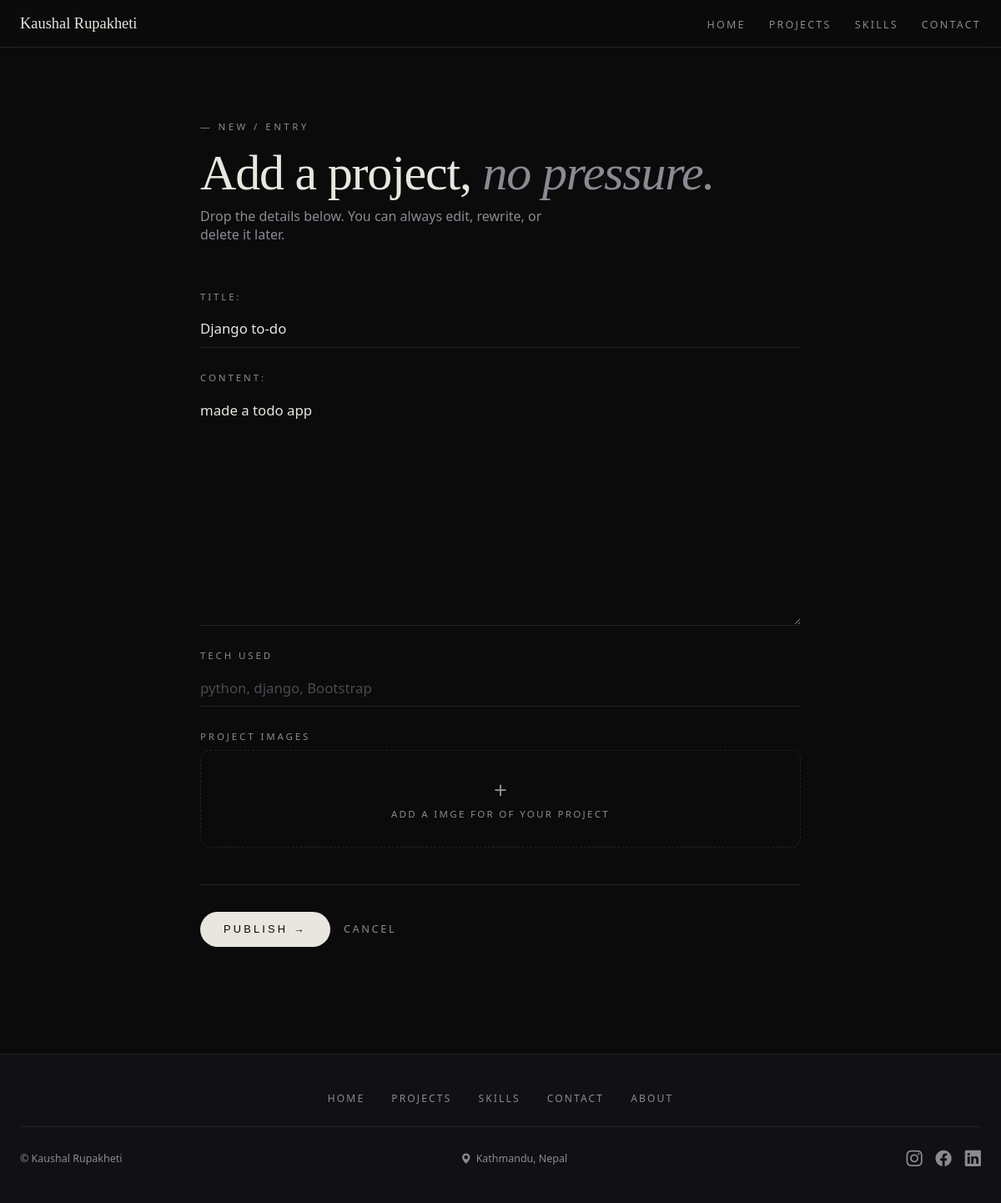
Page /portfolio_pages/2/edit_project/ (signed in) on the earlier database version.
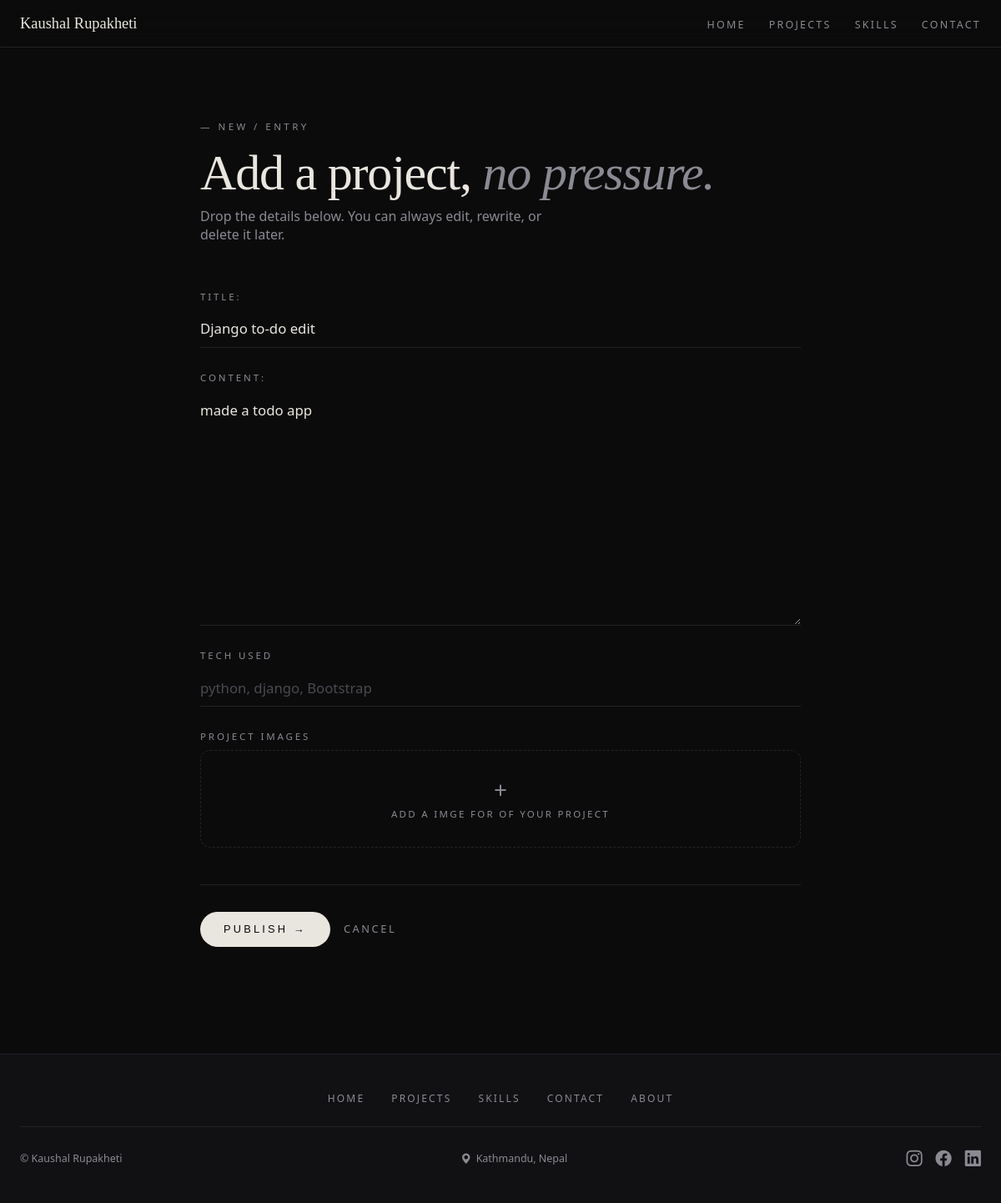
Same page on the later database version.
### portfolio_pages/models.py (models this page shows, shortened)
class MY_Project(models.Model):
    user = models.ForeignKey(User, on_delete=models.CASCADE, default = 1)
    title = models.CharField(max_length=100)
    content = models.TextField(max_length=240)
    created_at = models.DateTimeField(auto_now_add=True)  # fix: auto_now_add for created
    updated_at = models.DateTimeField(auto_now=True)

### portfolio_pages/views.py (the view)
# urls.py: path('<int:project_id>/edit_project/', views.edit_project, name = 'edit_project' ),
def edit_project(request, project_id):
    project = get_object_or_404(MY_Project, pk=project_id, user = request.user)
    if request.method == "POST":
        form = Add_ProjectForm(request.POST, request.FILES, instance= project)
        if form.is_valid():
            project = form.save(commit=False)
            project.user = request.user
            project.save()
            tech = request.POST.get("tech_stack")
            if tech:
                for techs in tech.split(","):
                    techs = techs.strip()
                    if techs:
                        Projecttech_stack.objects.create(
                            project=project,
                            tech_stack=techs
                        )
            return redirect('projects')
    else:
        form = Add_ProjectForm(instance=project)
    return render(request, 'add_project.html', {'form': form, 'project': project})

### portfolio_pages/forms.py
class Add_ProjectForm(forms.ModelForm):
    class Meta:
        model = MY_Project
        fields = ("title","content")

### portfolio_pages/context_processors.py (called while the page is built)
def social_links(request):
    return {
        'LINKEDIN_URL': settings.LINKEDIN_URL,
        'FACEBOOK_URL': settings.FACEBOOK_URL,
        'INSTAGRAM_URL': settings.INSTAGRAM_URL,
    }

### portfolio_pages/templates/add_project.html (shortened to what this page needs)
{% extends "layout.html" %}
{% load static %}
{% block extra_head %}
  <link rel="stylesheet" href="{% static 'pages/addprojects.css' %}">
{% endblock %}
{% block content %}
<div class="ap-wrap">
  <div class="ap-inner">
    <div class="ap-eyebrow">— New / Entry</div>
    <h1 class="ap-title">Add a project, <em>no pressure.</em></h1>
    <p class="ap-sub">Drop the details below. You can always edit, rewrite, or delete it later.</p>
    <form method="POST" enctype="multipart/form-data" class="ap-form">
      {{ form.as_p }}
      <div class = "ap-field">
        <label for="tech_stack">Tech used</label>
        <input type="text" id = "tech_stack" name= "tech_stack" placeholder = "python, django, Bootstrap">
      </div>
      <div class="ap-field">
        <label for="images">Project Images</label>
        <div class="ap-file">
          <div class="ap-file-plus" aria-hidden="true">+</div>
          <div class="ap-file-hint">Add a imge for of your project</div>
        </div>
      </div>
      <div class="form-actions">
        <button type="submit" class="btn-submit">Publish →</button>
        <a href="{% url 'projects' %}" class="btn-cancel">Cancel</a>
      </div>
    </form>
  </div>
</div>
{% endblock %}

### templates/layout.html (shortened to what this page needs)
{% load static %}
<!DOCTYPE html>
<html lang="en">
<head>
  <link rel="stylesheet" href="https://cdn.jsdelivr.net/npm/bootstrap-icons@1.11.3/font/bootstrap-icons.min.css">
  <link rel="stylesheet" href="{% static 'base.css' %}">
  {% block extra_head %}{% endblock %}
</head>
<body>
  <nav class="site-nav" aria-label="Main navigation">
    <div class="site-nav-inner">
      <a href="{% url 'index' %}" class="site-nav-brand">Kaushal Rupakheti</a>
      <ul class="site-nav-links" id="navLinks">
        <li><a href="{% url 'index' %}"    {% if request.resolver_match.url_name == 'index'   %}class="active"{% endif %}>Home</a></li>
        <li><a href="{% url 'projects' %}" {% if request.resolver_match.url_name == 'projects' %}class="active"{% endif %}>Projects</a></li>
        <li><a href="{% url 'skills' %}"   {% if request.resolver_match.url_name == 'skills'  %}class="active"{% endif %}>Skills</a></li>
        <li><a href="{% url 'contact' %}"  {% if request.resolver_match.url_name == 'contact' %}class="active"{% endif %}>Contact</a></li>
      </ul>
    </div>
  </nav>
  <main>
    {% block content %}{% endblock %}
  </main>
  <footer class="site-footer">
    <div class="site-footer-inner">
      <ul class="site-footer-nav">
        <li><a href="{% url 'index' %}">Home</a></li>
        <li><a href="{% url 'projects' %}">Projects</a></li>
        <li><a href="{% url 'skills' %}">Skills</a></li>
        <li><a href="{% url 'contact' %}">Contact</a></li>
        <li><a href="{% url 'index' %}#about">About</a></li>
      </ul>
      <div class="site-footer-bottom">
        <span class="site-footer-copy">© Kaushal Rupakheti</span>
        <span class="site-footer-location">
          <i class="bi bi-geo-alt-fill" aria-hidden="true"></i> Kathmandu, Nepal
        </span>
        <ul class="site-footer-socials">
          <li><a href="{{ INSTAGRAM_URL }}" aria-label="Instagram"><i class="bi bi-instagram"></i></a></li>
          <li><a href="{{ FACEBOOK_URL }}"  aria-label="Facebook"><i class="bi bi-facebook"></i></a></li>
          <li><a href="{{ LINKEDIN_URL }}"  aria-label="LinkedIn"><i class="bi bi-linkedin"></i></a></li>
        </ul>
      </div>
    </div>
  </footer>
  {% load sweetify %}
</body>
</html>

### portfolio_pages/static/base.css (style rules this page uses)
*, *::before, *::after { box-sizing: border-box; margin: 0; padding: 0; }
:root { --ink: #0b0b0c; --ink-2: #111114; --ink-3: #17171b; --line: #232327; --fog: #8a8a92; --bone: #e9e6df; --acid: #c8ff4d; --danger: #ff6b6b; }
html { scroll-behavior: smooth; }
body { background: var(--ink); color: var(--bone); font-family: ui-sans-serif, system-ui, -apple-system, "Inter", sans-serif; min-height: 100vh; display: flex; flex-direction: column; }
main { flex: 1; }
.site-nav { position: fixed; top: 0; left: 0; right: 0; z-index: 100; background: rgba(11, 11, 12, .82); backdrop-filter: blur(14px); -webkit-backdrop-filter: blur(14px); border-bottom: 1px solid var(--line); }
.site-nav-inner { max-width: 1280px; margin: 0 auto; padding: 0 1.5rem; height: 56px; display: flex; align-items: center; gap: 2rem; }
.site-nav-brand { font-family: "Instrument Serif", serif; font-size: 1.15rem; font-weight: 400; color: var(--bone); text-decoration: none; white-space: nowrap; transition: color .2s; }
.site-nav-links { display: flex; align-items: center; gap: 1.75rem; list-style: none; margin-left: auto; }
.site-nav-links a { color: var(--fog); text-decoration: none; font-size: .78rem; letter-spacing: .18em; text-transform: uppercase; transition: color .2s; position: relative; }
.site-nav-links a::after { content: ""; position: absolute; bottom: -4px; left: 0; right: 0; height: 1px; background: var(--acid); transform: scaleX(0); transform-origin: left; transition: transform .25s ease; }
.site-footer { border-top: 1px solid var(--line); padding: 2.5rem 1.5rem; background: var(--ink-2); }
.site-footer-inner { max-width: 1280px; margin: 0 auto; display: flex; flex-direction: column; gap: 1.5rem; justify-content: center; }
.site-footer-nav { display: flex; gap: 2rem; list-style: none; flex-wrap: wrap; justify-content: center; }
.site-footer-nav a { color: var(--fog); text-decoration: none; font-size: .75rem; letter-spacing: .18em; text-transform: uppercase; transition: color .2s; }
.site-footer-bottom { display: flex; justify-content: space-between; align-items: center; flex-wrap: wrap; gap: 1rem; padding-top: 1.5rem; border-top: 1px solid var(--line); }
.site-footer-copy, .site-footer-location { color: var(--fog); font-size: .78rem; }
.site-footer-location { display: flex; align-items: center; gap: .35rem; }
.site-footer-socials { display: flex; gap: 1rem; list-style: none; }
.site-footer-socials a { color: var(--fog); font-size: 1.2rem; transition: color .2s; }
.field-input, .ap-form input[type="text"], .ap-form input[type="url"], .ap-form input[type="email"], .ap-form input[type="number"], .ap-form input[type="password"], .ap-form input[type="date"], .ap-form textarea, .ap-form select, .as-form input[type="text"], .as-form input[type="url"], .as-form input[type="email"], .as-form input[type="number"], .as-form input[type="password"], .as-form textarea, .as-form select, .ct-form input[type="text"], .ct-form input[type="email"], .ct-form input[type="url"], .ct-form input[type="tel"], .ct-form textarea, .ct-form select { width: 100%; background: transparent; border: none; border-bottom: 1px solid var(--line); color: var(--bone); font-size: 1.05rem; font-family: inherit; padding: .65rem 0; transition: border-color .25s ease; border-radius: 0; outline: none; }
.ap-form textarea, .as-form textarea, .ct-form textarea { min-height: 120px; resize: vertical; line-height: 1.55; }
.ap-form ::placeholder, .as-form ::placeholder, .ct-form ::placeholder { color: #4a4a50; }
.btn-submit { background: var(--bone); color: var(--ink); border: none; border-radius: 999px; padding: .85rem 1.75rem; font-size: .8rem; letter-spacing: .25em; text-transform: uppercase; cursor: pointer; transition: background .25s, color .25s, transform .25s; }
.btn-cancel { color: var(--fog); text-decoration: none; font-size: .8rem; letter-spacing: .2em; text-transform: uppercase; border-bottom: 1px solid transparent; transition: color .25s, border-color .25s; }
.form-actions { display: flex; gap: 1rem; align-items: center; margin-top: 1rem; padding-top: 2rem; border-top: 1px solid var(--line); }

Differences in the rows shown:
changed MY_Project "made a todo app": title "Django to-do" → "Django to-do edit"
